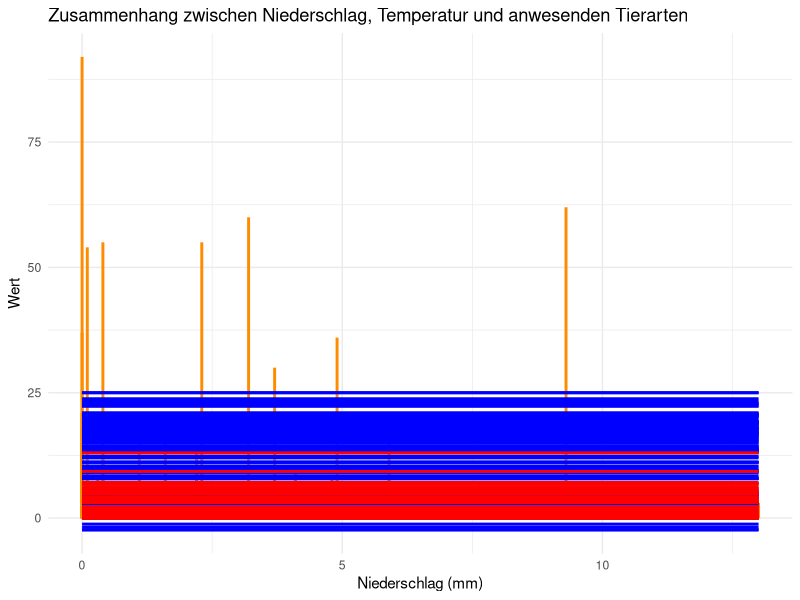

Write R code to recreate this figure.
# Installiere ggplot2 falls noch nicht vorhanden
if(!require(ggplot2)) {
  install.packages("ggplot2")
}
if(!require(reshape2)) {
  install.packages("reshape2")
}

# Lade die notwendigen Pakete
library(ggplot2)
library(reshape2)

# Lade die CSV-Datei
data <- read.csv2("5_6_Abundanz_Wetter_530eac34aaf68c089c056c0cbf6a301b.csv")

# Konvertiere die Daten in ein langes Format
data_long <- melt(data, id.vars = c("Niederschlag", "Temperatur"), variable.name = "Tierart", value.name = "Anwesenheit")

# Filtere nur die anwesenden Tierarten
data_long <- subset(data_long, Anwesenheit == 1)

# Aggregiere die Daten nach Niederschlag und Temperatur
data_aggregated <- aggregate(Tierart ~ Niederschlag + Temperatur, data_long, function(x) paste(x, collapse = ", "))
data_aggregated$Anzahl_Tierarten <- sapply(strsplit(data_aggregated$Tierart, ", "), length)

# Plot: Temperatur und Niederschlag als horizontale Linien, Tierarten als vertikale Linien
ggplot() +
  geom_segment(data = data_aggregated, aes(x = Niederschlag, xend = Niederschlag, y = 0, yend = Anzahl_Tierarten), 
               color = "darkorange", size = 1) +
  geom_segment(data = data_aggregated, aes(x = 0, xend = max(Niederschlag), y = Temperatur, yend = Temperatur), 
               color = "blue", size = 1) +
  geom_segment(data = data_aggregated, aes(x = 0, xend = max(Niederschlag), y = Niederschlag, yend = Niederschlag), 
               color = "red", size = 1) +
  labs(title = "Zusammenhang zwischen Niederschlag, Temperatur und anwesenden Tierarten",
       x = "Niederschlag (mm)",
       y = "Wert",
       size = "Anzahl der Tierarten") +
  theme_minimal()


